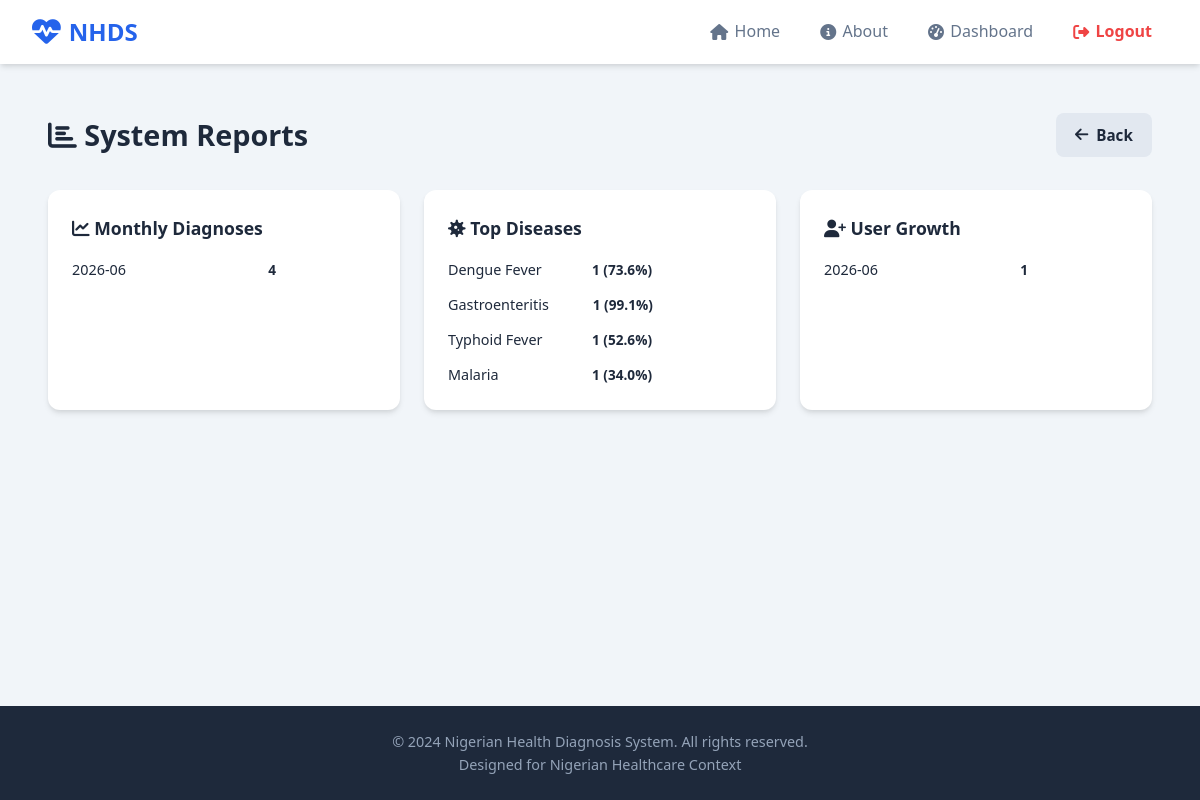
The page /admin/reports (signed in) on the database its author committed.
### tables this page shows
CREATE TABLE diseases (disease_id INTEGER PRIMARY KEY AUTOINCREMENT, disease_name TEXT NOT NULL UNIQUE, description TEXT, severity_level TEXT, common_symptoms TEXT, created_at TIMESTAMP DEFAULT CURRENT_TIMESTAMP);

### app.py (the view)
@app.route('/admin/reports')
@admin_required
def admin_reports():
    db = get_db()
    cursor = db.execute("SELECT strftime('%Y-%m', diagnosis_date) as month, COUNT(*) as count FROM diagnosis_results GROUP BY month ORDER BY month DESC LIMIT 12")
    monthly_stats = cursor.fetchall()
    cursor = db.execute('SELECT d.disease_name, COUNT(*) as count, AVG(dr.confidence_score) as avg_confidence FROM diagnosis_results dr JOIN diseases d ON dr.disease_id = d.disease_id GROUP BY dr.disease_id ORDER BY count DESC')
    top_diseases = cursor.fetchall()
    cursor = db.execute("SELECT strftime('%Y-%m', created_at) as month, COUNT(*) as count FROM users WHERE user_type = 'patient' GROUP BY month ORDER BY month DESC LIMIT 12")
    user_growth = cursor.fetchall()
    return render_template('admin/reports.html', monthly_stats=monthly_stats, top_diseases=top_diseases, user_growth=user_growth)

### app.py (called while the page is built)
def get_db():
    if 'db' not in g:
        g.db = sqlite3.connect(app.config['DATABASE'])
        g.db.row_factory = sqlite3.Row
    return g.db

def admin_required(f):
    @wraps(f)
    def decorated_function(*args, **kwargs):
        if 'user_id' not in session:
            flash('Please log in to access this page.', 'warning')
            return redirect(url_for('login'))
        if session.get('user_type') != 'admin':
            flash('Admin access required.', 'danger')
            return redirect(url_for('dashboard'))
        return f(*args, **kwargs)
    return decorated_function

### templates/admin/reports.html (shortened to what this page needs)
{% extends "base.html" %}
{% block content %}
<section class="admin-section">
    <div class="admin-header">
        <h1><i class="fas fa-chart-bar"></i> System Reports</h1>
        <a href="{{ url_for('admin_dashboard') }}" class="btn btn-secondary"><i class="fas fa-arrow-left"></i> Back</a>
    </div>
    <div class="reports-grid">
        <div class="admin-card">
            <h2><i class="fas fa-chart-line"></i> Monthly Diagnoses</h2>
            {% if monthly_stats %}
            <div class="chart-data">
                {% for stat in monthly_stats %}
                <div class="chart-bar-item">
                    <span class="chart-label">{{ stat['month'] }}</span>
                    <span class="chart-value">{{ stat['count'] }}</span>
                </div>
                {% endfor %}
            </div>
            {% else %}
            <p class="empty-text">No data available.</p>
            {% endif %}
        </div>
        <div class="admin-card">
            <h2><i class="fas fa-virus"></i> Top Diseases</h2>
            {% if top_diseases %}
            <div class="chart-data">
                {% for disease in top_diseases %}
                <div class="chart-bar-item">
                    <span class="chart-label">{{ disease['disease_name'] }}</span>
                    <span class="chart-value">{{ disease['count'] }} ({{ disease['avg_confidence']|round(1) }}%)</span>
                </div>
                {% endfor %}
            </div>
            {% else %}
            <p class="empty-text">No data available.</p>
            {% endif %}
        </div>
        <div class="admin-card">
            <h2><i class="fas fa-user-plus"></i> User Growth</h2>
            {% if user_growth %}
            <div class="chart-data">
                {% for growth in user_growth %}
                <div class="chart-bar-item">
                    <span class="chart-label">{{ growth['month'] }}</span>
                    <span class="chart-value">{{ growth['count'] }}</span>
                </div>
                {% endfor %}
            </div>
            {% else %}
            <p class="empty-text">No data available.</p>
            {% endif %}
        </div>
    </div>
</section>
{% endblock %}

### static/css/style.css (style rules this page uses)
:root { --primary: #2563eb; --primary-dark: #1d4ed8; --primary-light: #dbeafe; --secondary: #64748b; --success: #10b981; --danger: #ef4444; --warning: #f59e0b; --info: #3b82f6; --dark: #1e293b; --light: #f8fafc; --white: #ffffff; --gray-100: #f1f5f9; --gray-200: #e2e8f0; --gray-300: #cbd5e1; --gray-400: #94a3b8; --gray-500: #64748b; --shadow: 0 4px 6px -1px rgba(0,0,0,0.1), 0 2px 4px -1px rgba(0,0,0,0.06); --shadow-lg: 0 10px 15px -3px rgba(0,0,0,0.1), 0 4px 6px -2px rgba(0,0,0,0.05); --radius: 12px; --radius-sm: 8px; --transition: all 0.3s ease; }
* { margin: 0; padding: 0; box-sizing: border-box; }
body { font-family: 'Segoe UI', system-ui, -apple-system, sans-serif; background: var(--gray-100); color: var(--dark); line-height: 1.6; min-height: 100vh; display: flex; flex-direction: column; }
a { text-decoration: none; color: inherit; }
.btn { display: inline-flex; align-items: center; justify-content: center; gap: 0.5rem; padding: 0.6rem 1.2rem; border-radius: var(--radius-sm); border: none; font-size: 0.95rem; font-weight: 600; cursor: pointer; transition: var(--transition); }
.btn-secondary { background: var(--gray-200); color: var(--dark); }
.admin-header { display: flex; justify-content: space-between; align-items: center; margin-bottom: 2rem; flex-wrap: wrap; gap: 1rem; }
.admin-header h1 { font-size: 1.8rem; }
.admin-card { background: var(--white); padding: 1.5rem; border-radius: var(--radius); box-shadow: var(--shadow); }
.admin-card h2 { font-size: 1.1rem; margin-bottom: 1rem; }
.admin-section { padding: 1rem; }
.reports-grid { display: grid; grid-template-columns: repeat(auto-fit, minmax(350px, 1fr)); gap: 1.5rem; }
.chart-data { display: flex; flex-direction: column; gap: 0.75rem; }
.chart-bar-item { display: flex; align-items: center; gap: 0.75rem; font-size: 0.9rem; }
.chart-label { min-width: 100px; font-weight: 500; }
.chart-value { min-width: 80px; text-align: right; font-weight: 600; font-size: 0.85rem; }

### rows shown on the page
diseases: disease_name "Dengue Fever", count "1", avg_confidence "73.6"
diseases: disease_name "Gastroenteritis", count "1", avg_confidence "99.1"
diseases: disease_name "Typhoid Fever", count "1", avg_confidence "52.6"
diseases: disease_name "Malaria", count "1", avg_confidence "34.0"

### other values the page prints
{{ stat['month'] }} "2026-06"
{{ stat['count'] }} "4"
{{ growth['month'] }} "2026-06"
{{ growth['count'] }} "1"
